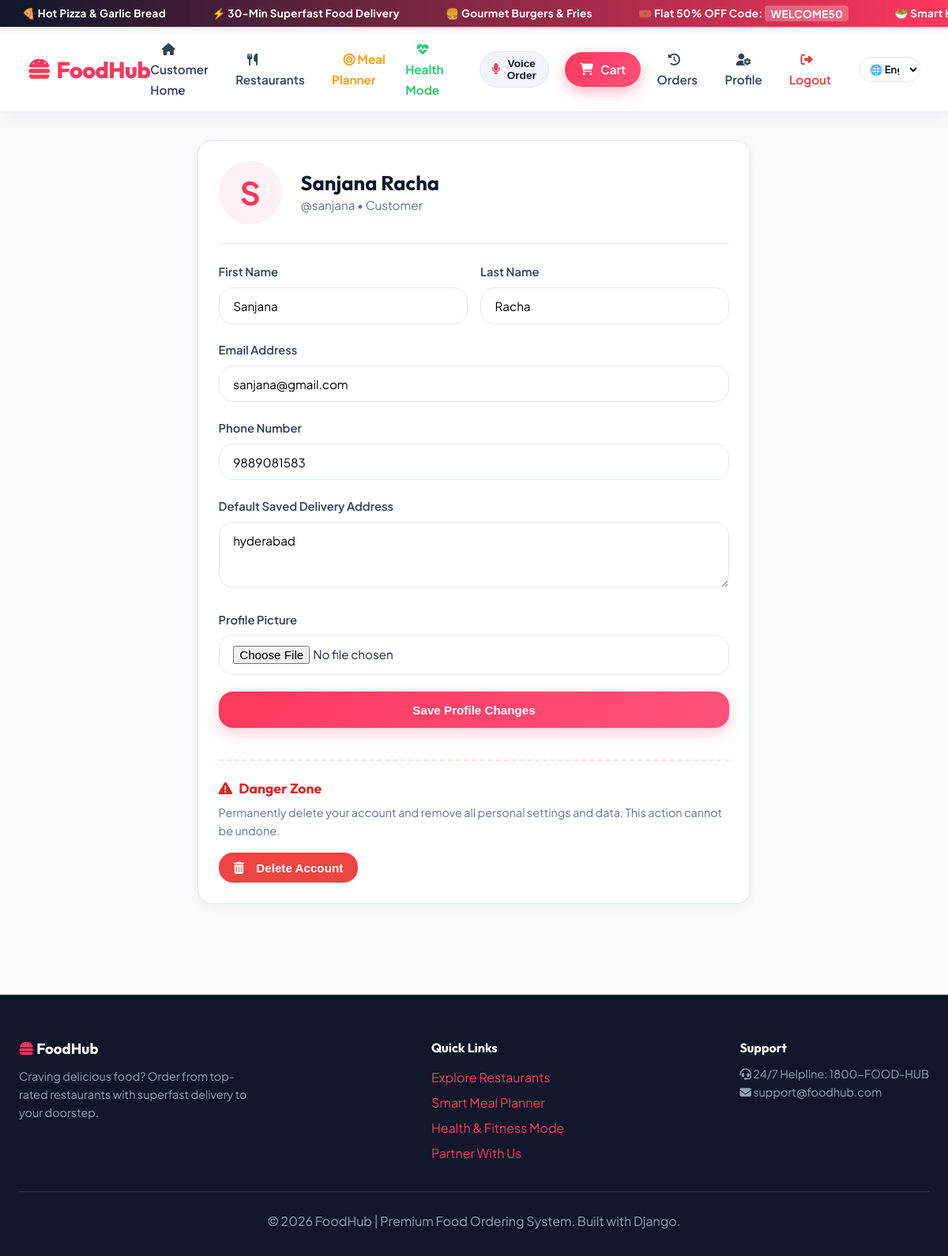
The page /users/profile/ (signed in) on the database its author committed.
### users/models.py (models this page shows, shortened)
class User(AbstractUser):
    ROLE_CHOICES = (
        ('customer', 'Customer'),
        ('restaurant', 'Restaurant Owner'),
        ('delivery', 'Delivery Partner'),
    )
    FITNESS_GOAL_CHOICES = (
        ('weight_loss', 'Weight Loss (Calorie Deficit)'),
        ('maintenance', 'Maintain Weight & Balance'),
        ('weight_gain', 'Weight Gain & Muscle Mass'),
    )
    role = models.CharField(
        max_length=20,
        choices=ROLE_CHOICES,
        default='customer'
    )
    phone = models.CharField(max_length=15, unique=True, null=True, blank=True)
    address = models.TextField(blank=True)
    profile_image = models.ImageField(
        upload_to='profile_images/',
        blank=True,
        null=True
    )
    daily_calorie_goal = models.PositiveIntegerField(default=2000)
    fitness_goal = models.CharField(
        max_length=20,
        choices=FITNESS_GOAL_CHOICES,
        default='weight_loss'
    )
    protein_target = models.PositiveIntegerField(default=60)
    created_at = models.DateTimeField(auto_now_add=True)

### users/views.py (the view, shortened to what this page needs)
# urls.py: path('profile/', views.user_profile, name='profile'),
@login_required
def user_profile(request):
    return render(request, 'users/profile.html')

### cart/context_processors.py (called while the page is built, shortened)
def get_or_create_cart(request):
    if not request.session.session_key:
        request.session.create()
    session_key = request.session.session_key
    if request.user.is_authenticated:
        user_carts = Cart.objects.filter(user=request.user).order_by('-updated_at')
        if user_carts.exists():
            cart = user_carts.first()
    else:
        session_cart = Cart.objects.filter(session_key=session_key).first()
        if not session_cart:
            session_cart = Cart.objects.create(session_key=session_key)
        cart = session_cart
    return cart

def cart_context(request):
    try:
        cart = get_or_create_cart(request)
        return {
            'cart': cart,
            'cart_count': cart.get_total_quantity,
            'cart_subtotal': cart.get_subtotal,
            'cart_restaurant': cart.get_restaurant,
        }
    except Exception:
        return {
            'cart': None,
            'cart_count': 0,
            'cart_subtotal': 0,
            'cart_restaurant': None,
        }

### cart/models.py (called while the page is built)
    @property
    def get_total_quantity(self):
        return sum(item.quantity for item in self.items.all())

    @property
    def get_subtotal(self):
        return float(sum(item.get_cost for item in self.items.all()))

    @property
    def get_restaurant(self):
        first_item = self.items.first()
        if first_item and first_item.menu_item:
            return first_item.menu_item.restaurant
        return None

### templates/users/profile.html (shortened to what this page needs)
{% extends 'base.html' %}
{% block content %}
<div style="max-width: 700px; margin: 0 auto;" class="card">
    <div style="display: flex; align-items: center; gap: 1.5rem; border-bottom: 1px solid var(--border-color); padding-bottom: 1.5rem; margin-bottom: 1.5rem;">
        <div style="width: 80px; height: 80px; border-radius: 50%; background: var(--primary-light); color: var(--primary-color); display: flex; align-items: center; justify-content: center; font-size: 2.5rem; font-weight: bold; overflow: hidden;">
            {% if user.profile_image %}
                <img src="{{ user.profile_image.url }}" alt="{{ user.username }}" style="width: 100%; height: 100%; object-fit: cover;">
            {% else %}
                {{ user.username|slice:":1"|upper }}
            {% endif %}
        </div>
        <div>
            <h1 style="font-size: 1.6rem; color: var(--dark-color);">{{ user.first_name|default:user.username }} {{ user.last_name }}</h1>
            <p style="color: var(--text-muted); font-size: 0.95rem;">@{{ user.username }} • <span class="role-pill">{{ user.get_role_display }}</span></p>
        </div>
    </div>
    <form action="{% url 'profile' %}" method="POST" enctype="multipart/form-data">
        <div style="display: grid; grid-template-columns: 1fr 1fr; gap: 1rem;">
            <div class="form-group">
                <label for="first_name">First Name</label>
                <input type="text" id="first_name" name="first_name" class="form-control" value="{{ user.first_name }}">
            </div>
            <div class="form-group">
                <label for="last_name">Last Name</label>
                <input type="text" id="last_name" name="last_name" class="form-control" value="{{ user.last_name }}">
            </div>
        </div>
        <div class="form-group">
            <label for="email">Email Address</label>
            <input type="email" id="email" name="email" class="form-control" value="{{ user.email }}">
        </div>
        <div class="form-group">
            <label for="phone">Phone Number</label>
            <input type="text" id="phone" name="phone" class="form-control" value="{{ user.phone }}">
        </div>
        <div class="form-group">
            <label for="address">Default Saved Delivery Address</label>
            <textarea id="address" name="address" class="form-control" rows="3">{{ user.address }}</textarea>
        </div>
        <div class="form-group">
            <label for="profile_image">Profile Picture</label>
            <input type="file" id="profile_image" name="profile_image" class="form-control">
        </div>
        <button type="submit" class="btn btn-primary btn-block" style="padding: 0.9rem;">
            Save Profile Changes
        </button>
    </form>
    <div style="margin-top: 2.5rem; padding-top: 1.5rem; border-top: 2px dashed #fee2e2;">
        <h3 style="color: #dc2626; font-size: 1.1rem; font-weight: 700; margin-bottom: 0.5rem; display: flex; align-items: center; gap: 0.5rem;">
            <i class="fa-solid fa-triangle-exclamation"></i> Danger Zone
        </h3>
        <p style="color: var(--text-muted); font-size: 0.9rem; margin-bottom: 1rem;">
            Permanently delete your account and remove all personal settings and data. This action cannot be undone.
        </p>
        <button type="button" onclick="openDeleteModal()" class="btn" style="background-color: #ef4444; color: white; border: none; font-weight: 600; padding: 0.65rem 1.2rem; border-radius: var(--radius-md); cursor: pointer; transition: background 0.2s;">
            <i class="fa-solid fa-trash-can" style="margin-right: 0.4rem;"></i> Delete Account
        </button>
    </div>
</div>
{% endblock %}

### static/css/style.css (style rules this page uses)
:root { --primary-color: #ff385c; --primary-hover: #e00b41; --primary-light: #fff0f3; --secondary-color: #f59e0b; --dark-color: #0f172a; --card-bg: #ffffff; --bg-color: #f8fafc; --text-color: #1e293b; --text-muted: #64748b; --border-color: #e2e8f0; --success-color: #10b981; --warning-color: #f59e0b; --danger-color: #ef4444; --glass-bg: rgba(255, 255, 255, 0.94); --glass-border: rgba(226, 232, 240, 0.8); --shadow-sm: 0 4px 14px rgba(15, 23, 42, 0.04); --shadow-md: 0 12px 32px rgba(15, 23, 42, 0.08); --shadow-lg: 0 20px 50px rgba(15, 23, 42, 0.14); --radius-sm: 10px; --radius-md: 18px; --radius-lg: 32px; --radius-full: 9999px; --transition: all 0.3s cubic-bezier(0.4, 0, 0.2, 1); }
* { margin: 0; padding: 0; box-sizing: border-box; }
body { font-family: 'Plus Jakarta Sans', -apple-system, BlinkMacSystemFont, sans-serif; background-color: var(--bg-color); color: var(--text-color); line-height: 1.6; min-height: 100vh; display: flex; flex-direction: column; }
h1, h2, h3, h4, h5, h6 { font-family: 'Outfit', sans-serif; font-weight: 700; color: var(--dark-color); line-height: 1.25; }
.btn { display: inline-flex; align-items: center; justify-content: center; gap: 0.55rem; padding: 0.75rem 1.6rem; font-size: 0.95rem; font-weight: 600; border-radius: var(--radius-md); border: none; cursor: pointer; transition: var(--transition); text-decoration: none; }
.btn-primary { background: linear-gradient(135deg, var(--primary-color), #ff527b); color: #ffffff; box-shadow: 0 6px 18px rgba(255, 56, 92, 0.28); }
.btn-block { width: 100%; }
.card { background: var(--card-bg); border-radius: var(--radius-md); border: 1px solid var(--border-color); box-shadow: var(--shadow-sm); padding: 1.6rem; transition: var(--transition); }
.form-group { margin-bottom: 1.35rem; }
.form-group label { display: block; font-weight: 600; margin-bottom: 0.45rem; color: #334155; font-size: 0.92rem; }
.form-control { width: 100%; padding: 0.8rem 1.1rem; font-size: 0.95rem; border: 1.5px solid var(--border-color); border-radius: var(--radius-md); background-color: #ffffff; transition: var(--transition); outline: none; font-family: inherit; }

### rows shown on the page
User: username "S", first_name "Sanjana", last_name "Racha", username "sanjana", role "Customer", email "sanjana@gmail.com", phone "9889081583", address "hyderabad"
